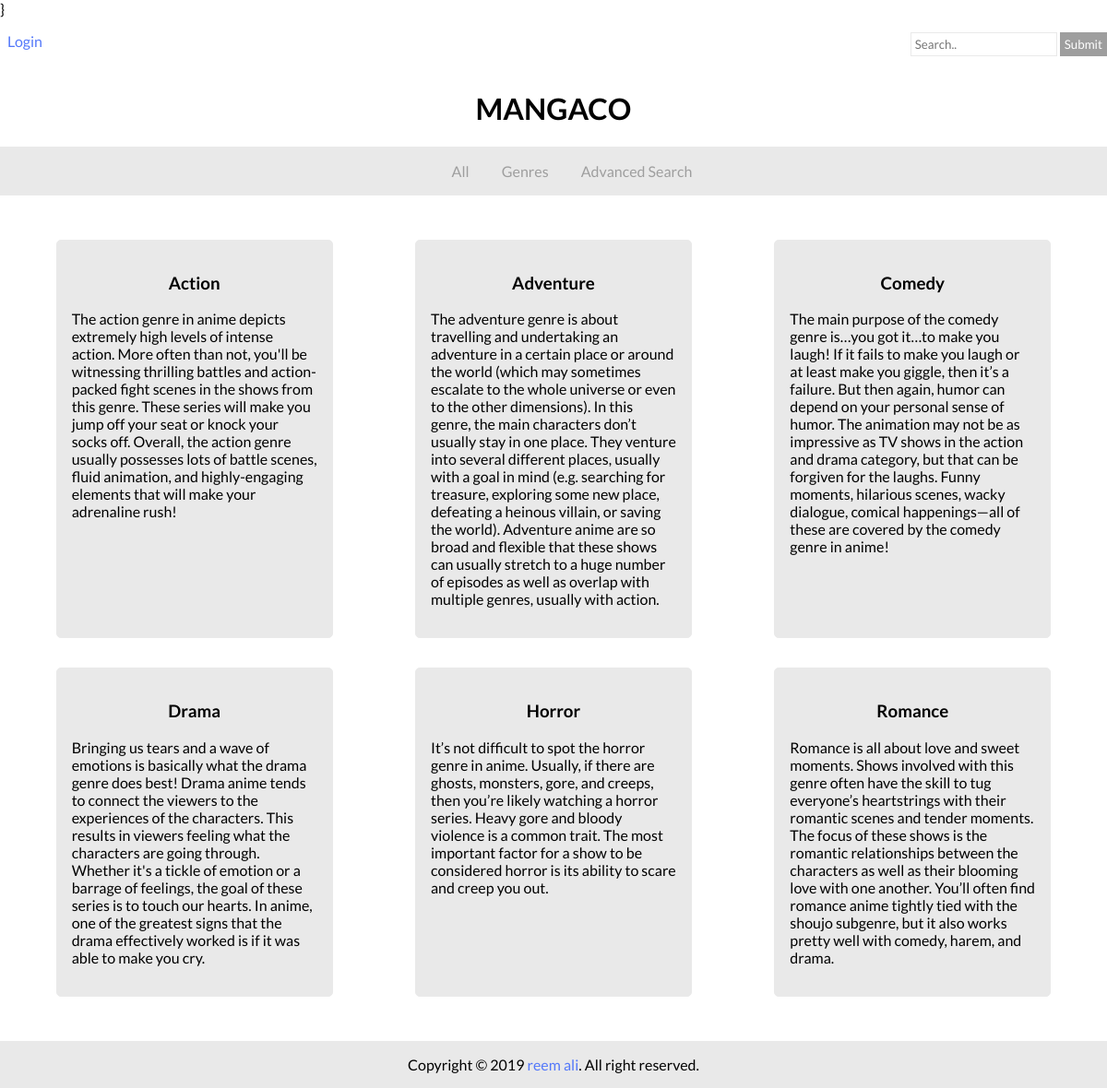
/genres.php, run on the app's committed database.
### tables this page shows
CREATE TABLE `Genre` (
  `id` int(11) NOT NULL,
  `name` varchar(50) NOT NULL,
  `description` text NOT NULL
);

### control/main.php (called while the page is built, shortened)
<?php
include 'genre.class.php';
try {
  $connStr = "mysql:host=localhost;dbname=manga";
  $user = "gin";
  $pass = "reem";
  $pdo = new PDO($connStr, $user, $pass);
  $getGenrelist = "SELECT * FROM Genre;";
  $result = $pdo->query($getGenrelist);
  while($row = $result->fetch()) {
    $genre = new Genre($row["id"], $row["name"], $row["description"]);
    $genrelist[$row["id"]] = $genre;
  }
} catch(PDOException $e) {
  die($e->getMessage());
}
?>

### control/genre.class.php (called while the page is built, shortened)
<?php
class Genre {
  private $id;
  private $name;
  private $description;
  public function getId() {
    return $this->id;
  }
  public function getName() {
    return $this->name;
  }
  public function getDescription() {
    return $this->description;
  }
  public function setId($id) {
    $this->id = $id;
  }
  public function setName($name) {
    $this->name = $name;
  }
  public function setDescription($description) {
    $this->description = $description;
  }
}
?>

### genres.php (the view, shortened to what this page needs)
<?php
include 'header.php'; ?>
<section>
<?php
  include 'control/main.php';
  foreach($genrelist as $genre) {
    $href= 'mangalist.php?genreid='.$genre->getId();
    $string = '<article style="cursor: pointer;" onclick="window.location=\'' . $href . '\';">
    <h3>' . $genre->getName() . '</h3>
    <p>' . $genre->getDescription() .'</p></article>';
    echo $string;
  }
?>
</section>
<?php include 'footer.php'; ?>

### css/style.css (style rules this page uses)
* { box-sizing: border-box; font-family: 'Lato', sans-serif; }
body { margin: 0; padding: 0; }
nav, section,header form, #up { max-width: 1200px; }
section { padding: 1rem; margin: 1rem auto; display: flex; justify-content: space-around; flex-wrap: wrap; }
article { width: 300px; padding: 1rem; margin: 1rem; border: 1px solid #e9e9e9; border-radius: 5px; background-color: #e9e9e9; }
article h3 { text-align: center; }

### data on the page
genre: name "Action", description "The action genre in anime depicts extremely high levels of intense action. More often than not, you'll be witnessing thrilling battles and action-packed fight scenes in the shows from this genre. These series will make you jump off your seat or knock your socks off. Overall, the action genre usually possesses lots of battle scenes, fluid animation, and highly-engaging elements that will make your adrenaline rush!"
genre: name "Adventure", description "The adventure genre is about travelling and undertaking an adventure in a certain place or around the world (which may sometimes escalate to the whole universe or even to the other dimensions). In this genre, the main characters don’t usually stay in one place. They venture into several different places, usually with a goal in mind (e.g. searching for treasure, exploring some new place, defeating a heinous villain, or saving the world). Adventure anime are so broad and flexible that these shows can usually stretch to a huge number of episodes as well as overlap with multiple genres, usually with action."
genre: name "Comedy", description "The main purpose of the comedy genre is…you got it…to make you laugh! If it fails to make you laugh or at least make you giggle, then it’s a failure. But then again, humor can depend on your personal sense of humor. The animation may not be as impressive as TV shows in the action and drama category, but that can be forgiven for the laughs. Funny moments, hilarious scenes, wacky dialogue, comical happenings—all of these are covered by the comedy genre in anime!"
genre: name "Drama", description "Bringing us tears and a wave of emotions is basically what the drama genre does best! Drama anime tends to connect the viewers to the experiences of the characters. This results in viewers feeling what the characters are going through. Whether it's a tickle of emotion or a barrage of feelings, the goal of these series is to touch our hearts. In anime, one of the greatest signs that the drama effectively worked is if it was able to make you cry."
genre: name "Horror", description "It’s not difficult to spot the horror genre in anime. Usually, if there are ghosts, monsters, gore, and creeps, then you’re likely watching a horror series. Heavy gore and bloody violence is a common trait. The most important factor for a show to be considered horror is its ability to scare and creep you out."
genre: name "Romance", description "Romance is all about love and sweet moments. Shows involved with this genre often have the skill to tug everyone’s heartstrings with their romantic scenes and tender moments. The focus of these shows is the romantic relationships between the characters as well as their blooming love with one another. You’ll often find romance anime tightly tied with the shoujo subgenre, but it also works pretty well with comedy, harem, and drama."
